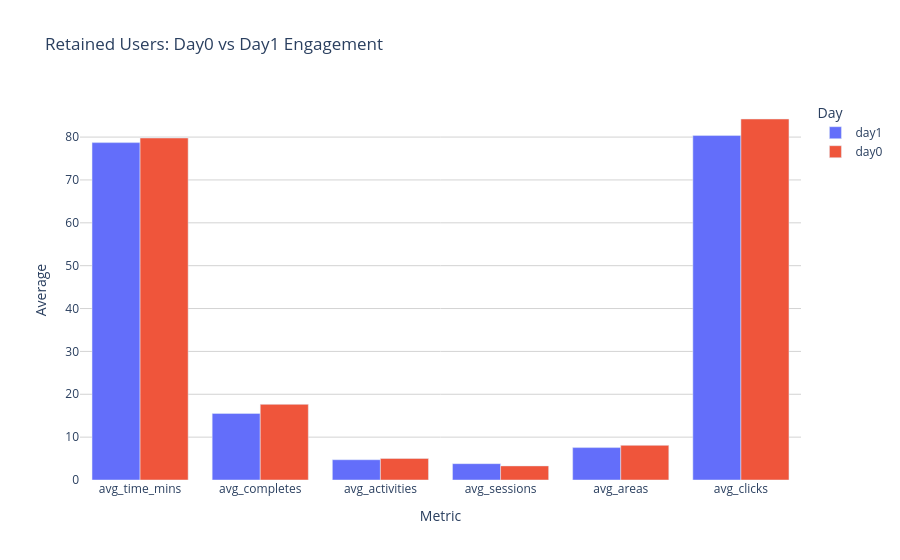

Notebook code cell kept with this figure:
### Code cell
# melt the dataframe for plotting
plot_df = engagement_df_rt.melt(
    id_vars='which_day',
    value_vars=['avg_time_mins', 'avg_completes', 'avg_activities', 'avg_sessions', 'avg_areas', 'avg_clicks'],
    var_name='metric',
    value_name='value'
)

fig = px.bar(
    plot_df,
    x='metric',
    y='value',
    color='which_day',
    barmode='group',
    title='Retained Users: Day0 vs Day1 Engagement',
    labels={'metric': 'Metric', 'value': 'Average', 'which_day': 'Day'}
)

fig.update_layout(
    plot_bgcolor='white',
    yaxis=dict(gridcolor='lightgrey')
)

fig.show()

### Figure 1 — Plotly figure (JSON) as saved in the notebook; plotly's stock layout.template omitted (floating-point values rounded to 4 significant figures)
{"data": [{"alignmentgroup": "True", "hovertemplate": "Day=day1<br>Metric=%{x}<br>Average=%{y}<extra></extra>", "legendgroup": "day1", "marker": {"color": "#636efa", "pattern": {"shape": ""}}, "name": "day1", "offsetgroup": "day1", "orientation": "v", "showlegend": true, "textposition": "auto", "type": "bar", "x": ["avg_time_mins", "avg_completes", "avg_activities", "avg_sessions", "avg_areas", "avg_clicks"], "xaxis": "x", "y": [78.71, 15.53, 4.73, 3.81, 7.56, 80.36], "yaxis": "y"}, {"alignmentgroup": "True", "hovertemplate": "Day=day0<br>Metric=%{x}<br>Average=%{y}<extra></extra>", "legendgroup": "day0", "marker": {"color": "#EF553B", "pattern": {"shape": ""}}, "name": "day0", "offsetgroup": "day0", "orientation": "v", "showlegend": true, "textposition": "auto", "type": "bar", "x": ["avg_time_mins", "avg_completes", "avg_activities", "avg_sessions", "avg_areas", "avg_clicks"], "xaxis": "x", "y": [79.79, 17.65, 5.03, 3.29, 8.08, 84.22], "yaxis": "y"}], "layout": {"barmode": "group", "legend": {"title": {"text": "Day"}, "tracegroupgap": 0}, "plot_bgcolor": "white", "title": {"text": "Retained Users: Day0 vs Day1 Engagement"}, "xaxis": {"anchor": "y", "domain": [0, 1], "title": {"text": "Metric"}}, "yaxis": {"anchor": "x", "domain": [0, 1], "gridcolor": "lightgrey", "title": {"text": "Average"}}}}
